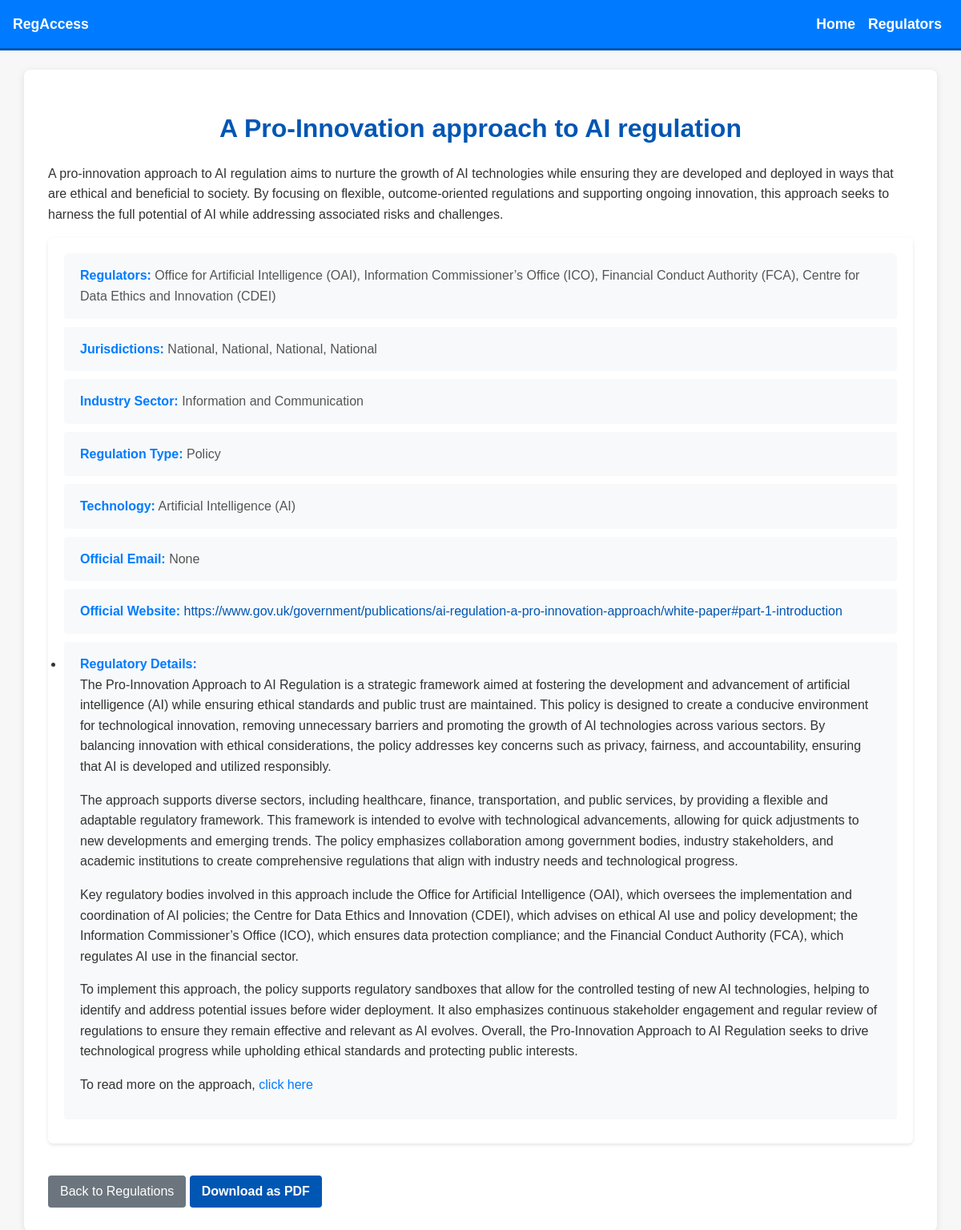
The page /22/ on the database its author committed.
### regulator/models.py (models this page shows, shortened)
class Regulation(models.Model):
    title = models.CharField(max_length=255)
    description = HTMLField()
    regulators = models.ManyToManyField(Regulator, related_name='regulations')
    industry_sector = models.ForeignKey(IndustrySector, on_delete=models.CASCADE)
    regulation_type = models.ForeignKey(RegulationType, on_delete=models.CASCADE)
    technology = models.ForeignKey(Technology, on_delete=models.CASCADE)
    regulatorydetails = HTMLField()
    url = models.URLField(max_length=200, blank=True, null=True)
    email=models.EmailField(blank=True, null=True)

class Regulator(models.Model):
    JURISDICTION_CHOICES = (
        ('National', 'National'),
        ('Scotland', 'Scotland'),
        ('England', 'England'),
    )
    name = models.CharField(max_length=255)
    jurisdiction = models.CharField(
        max_length=50,
        choices=JURISDICTION_CHOICES,
        default='NATIONAL',  # Default should match one of the choices' values
    )
    address = models.TextField(blank=True, null=True)
    phone_no=models.CharField(max_length=13, blank=True, null=True)
    regulatory_scope = models.TextField()
    legal_documents = models.TextField()

class IndustrySector(models.Model):
    name = models.CharField(max_length=255)

class RegulationType(models.Model):
    name = models.CharField(max_length=255)
    description = models.TextField()

class Technology(models.Model):
    name = models.CharField(max_length=255)

### regulator/views.py (the view)
# urls.py: path('<int:pk>/', views.regulation_detail, name='regulation_detail'),
def regulation_detail(request, pk):
    regulation = get_object_or_404(Regulation, pk=pk)
    return render(request, 'regulations/regulation_detail.html', {'regulation': regulation})

### regulator/templates/regulations/regulation_detail.html (shortened to what this page needs)
{% extends "regulations/base.html" %}
{% block content %}
<div class="row">
    <div class="col-md-12">
        <h1 class="my-4 regulation-title">{{ regulation.title }}</h1>
        <p class="lead regulation-description">{{ regulation.description | safe }}</p>
        <ul class="list-group mb-4 regulation-details-list">
            <li class="list-group-item regulation-detail-item">
                <strong class="text-primary">Regulators:</strong>
                {% if regulation.regulators.all %}
                    {% for regulator in regulation.regulators.all %}
                        {{ regulator.name }}{% if not forloop.last %}, {% endif %}
                    {% endfor %}
                {% else %}
                    N/A
                {% endif %}
            </li>
            <li class="list-group-item regulation-detail-item">
                <strong class="text-primary">Jurisdictions:</strong>
                {% if regulation.regulators.all %}
                    {% for regulator in regulation.regulators.all %}
                        {{ regulator.jurisdiction }}{% if not forloop.last %}, {% endif %}
                    {% endfor %}
                {% else %}
                    N/A
                {% endif %}
            </li>
            <li class="list-group-item regulation-detail-item">
                <strong class="text-primary">Industry Sector:</strong> {{ regulation.industry_sector.name }}
            </li>
            <li class="list-group-item regulation-detail-item">
                <strong class="text-primary">Regulation Type:</strong> {{ regulation.regulation_type.name }}
            </li>
            <li class="list-group-item regulation-detail-item">
                <strong class="text-primary">Technology:</strong> {{ regulation.technology.name }}
            </li>
            <li class="list-group-item regulation-detail-item">
                <strong class="text-primary">Official Email:</strong> {{ regulation.email }}
            </li>
            {% if regulation.url %}
            <li class="list-group-item regulation-detail-item">
                <strong class="text-primary">Official Website:</strong>
                <a href="{{ regulation.url }}" class="text-link">{{ regulation.url }}</a>
            </li>
            {% else %}
            <li class="list-group-item regulation-detail-item">
                <strong class="text-primary">Official Website:</strong> None
            </li>
            {% endif %}
            <li class="regulation-detail-item">
                <strong class="text-primary">Regulatory Details:</strong> {{ regulation.regulatorydetails| safe }}
            </li>
        </ul>
        <a href="{% url 'regulation_list' %}" class="btn btn-secondary mt-3 back-button">Back to Regulations</a>
        <a href="{% url 'regulation_detail_pdf' regulation.pk %}" class="btn btn-primary mt-3 download-button">Download as PDF</a>
    </div>
</div>
{% endblock %}

### regulator/templates/regulations/base.html (style rules this page uses)
body { background-color: #f2f2f2; margin: 0; padding: 0; font-family: 'Arial', sans-serif; color: #333; line-height: 1.6; }
.btn-primary { background-color: #007bff; border-color: #007bff; color: #fff; font-weight: bold; transition: background-color 0.3s ease, border-color 0.3s ease; }
.list-group-item { background-color: #f8f9fa; border: 1px solid #007bff; color: #555; transition: background-color 0.3s ease, box-shadow 0.3s ease; }
.list-group-item strong { color: #007bff; font-weight: bold; }

### regulator/templates/regulations/regulation_detail.html (style rules this page uses)
body { background-color: #f7f7f7; color: #333; font-family: 'Arial', sans-serif; }
.regulation-title { color: #0056b3; font-weight: bold; font-size: 2em; text-align: center; margin-bottom: 20px; }
.regulation-description { color: #666; font-size: 1.1em; text-align: justify; margin-bottom: 20px; }
.regulation-details-list { background-color: #fff; border-radius: 6px; box-shadow: 0 2px 4px rgba(0, 0, 0, 0.1); padding: 20px; }
.regulation-detail-item { background-color: #f8f9fa; border: none; padding: 15px 20px; margin-bottom: 10px; border-radius: 4px; transition: background-color 0.3s ease; }
.text-primary { color: #0056b3; }
.text-link { color: #0056b3; text-decoration: none; transition: color 0.3s ease; }
.btn-secondary { background-color: #6c757d; border: none; color: #fff; padding: 8px 15px; border-radius: 4px; transition: background-color 0.3s ease; }
.btn-primary { background-color: #0056b3; border: none; color: #fff; padding: 8px 15px; border-radius: 4px; transition: background-color 0.3s ease; }

### rows shown on the page
Regulation: title "A Pro-Innovation approach to AI regulation", description "A pro-innovation approach to AI regulation aims to nurture the growth of AI technologies while ensuring they are developed and deployed in ways that are ethical and beneficial to society. By focusing on flexible, outcome-oriented regulations and supporting ongoing innovation, this approach seeks to harness the full potential of AI while addressing associated risks and challenges.", industry_sector.name "Information and Communication", regulation_type.name "Policy", technology.name "Artificial Intelligence (AI)", email "None", url "https://www.gov.uk/government/publications/ai-regulation-a-pro-innovation-approach/white-paper#part-1-introduction", regulatorydetails "The Pro-Innovation Approach to AI Regulation is a strategic framework aimed at fostering the development and advancement of artificial intelligence (AI) while ensuring ethical standards and public trust are maintained. This policy is designed to create a conducive environment for technological innovation, removing unnecessary barriers and promoting the growth of AI technologies across various sectors. By balancing innovation with ethical considerations, the policy addresses key concerns such as privacy, fairness, and accountability, ensuring that AI is developed and utilized responsibly. The approach supports diverse sectors, including healthcare, finance, transportation, and public…"
Regulator: name "Office for Artificial Intelligence (OAI)", jurisdiction "National"
Regulator: name "Information Commissioner’s Office (ICO)", jurisdiction "National"
Regulator: name "Financial Conduct Authority (FCA)", jurisdiction "National"
Regulator: name "Centre for Data Ethics and Innovation (CDEI)", jurisdiction "National"
